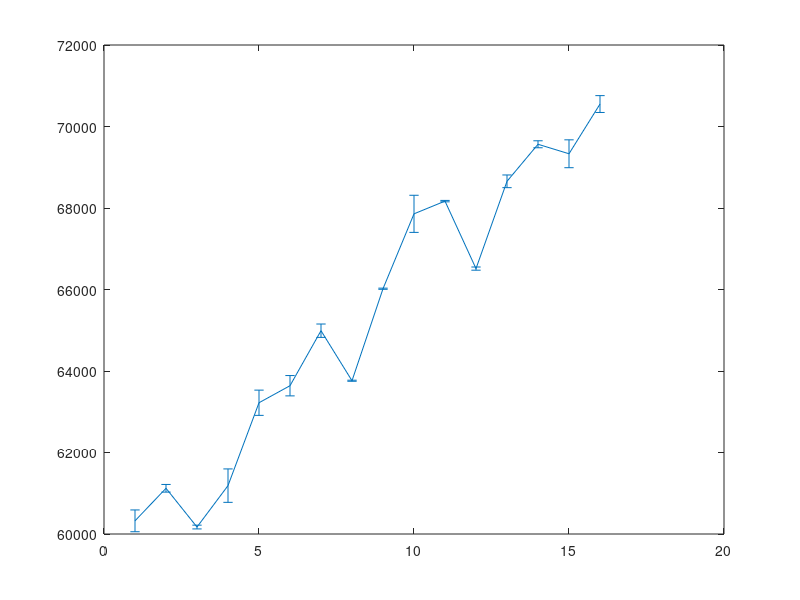

Recreate this plot in MATLAB.
load Longley.dat
y = Longley(:,1);
x = Longley(:, 2:7);
X = [ones(16,1) x];
b = X\y;
Y= X*b;
errorbar(y,y-Y)
waitfor(gcf)